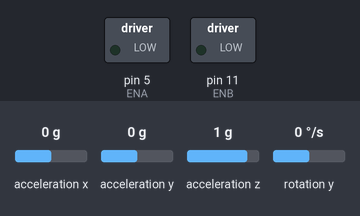
A sketch run on a simulated Arduino Uno, built with avr-gcc and run on an emulated ATmega328P. Parts: switched loads named in the sketch (green lamp = pin HIGH). Wiring (inferred from the names in the program): MPU-6050 motion sensor at I2C address 0x68. Inputs (shaded band) come from the test bench; at power-on: acceleration x 0 g, acceleration z 1 g, rotation y 0 °/s, acceleration y 0 g.

Above: at 1.2 s.
1.3 s: acceleration x set to -0.3 g
2.8 s: acceleration x set to -0.5 g
At 3.2 s:
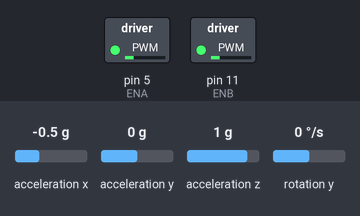
5.8 s: acceleration z set to 0 g
At 5.95 s:
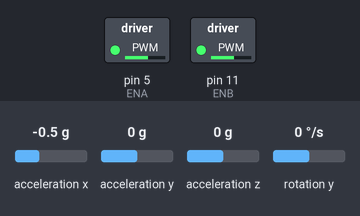
8.8 s: rotation y set to -192 °/s
At 10.7 s:
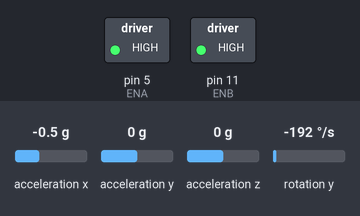
11.8 s: rotation y set to 175 °/s
14.8 s: rotation y set to 185 °/s
Timing chart, 0 to 17.8 s (numbered marks = the images above; inputs shaded):
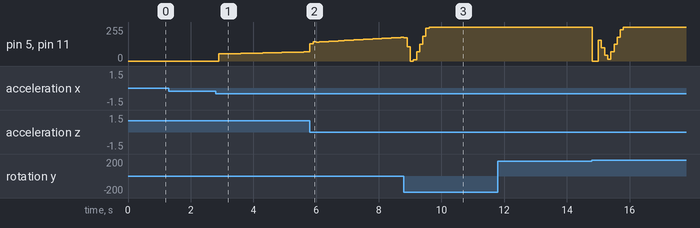

Measured:
- the behaviour switches between -0.4 and -0.5 g on acceleration x (found by bisection; images 0 and 1)
- after the input at 1.3 s, every drawn part: stays the same
- after the input at 2.8 s, pin 5 (ENA), pin 11 (ENB): 0/255 → 54/255 after 0.10 s, → 53/255 0.10 s later, → 54/255 0.10 s later, → 55/255 0.20 s later, … (18 changes in this stretch)
- after the input at 11.8 s, every drawn part: stays the same

The sketch:

main.ino
```cpp
#include <Wire.h>
#include <math.h>

#define MPU_ADDRESS 0x68
#define sign(x) (((x) > 0) - ((x) < 0))  //sign function, returns 1 if x is +ve and -1 if x is -ve

// Variables for motor driver
#define ENA 5
#define IN1 6
#define IN2 7
#define IN3 8
#define IN4 9
#define ENB 11

int16_t AccelX = 0, AccelY = 0, AccelZ = 0;  // variables to store accelerometer data
int16_t GyroX = 0, GyroY = 0, GyroZ = 0;     // variables to store gyroscope data

// offsets taken after calibration
float AccelX_offset = 0.0575, AccelY_offset = 0.0273, AccelZ_offset = -0.3565;
float GyroX_offset = -6.7757, GyroY_offset = -0.2757, GyroZ_offset = 0.2661;

float pitchAngle = 0;
float pitchAngle_accel = 0, pitchAngle_accel_filtered = 0;
float pitchAngle_gyro = 0, pitchAngle_gyro_filtered = 0;

float dTgyro = 0, currentTime = 0, lastTime = 0;

float fusion_weight = 0.4;

// Variables for PID
volatile float err = 0, last_err = 0, err_sum = 0, err_dot = 0;  // error terms
volatile float PTerm = 0, ITerm = 0, DTerm = 0;
float Kp = 5, ki = 0.5, kd = 0.125;  // PID gains
float desiredPitchAngle = 0;
volatile float pwm = 0;  //PID output

// Timer1 Variables
float dt = 0.1;
int prescaler = 64;
float preLoadValue = 65535 - (16 * pow(10, 6) * dt) / prescaler;
volatile bool timerFlag = false;

void setup() {

  noInterrupts();
  TCCR1A = 0;  //Timer1 control register A
  TCCR1B = 0;  //Timer1 control register B

  //preload Timer1
  TCNT1 = preLoadValue;

  //select prescaler
  TCCR1B |= (1 << CS10) | (1 << CS11);
  //enable Timer1 overflow interrupt
  TIMSK1 |= (1 << TOIE1);
  interrupts();

  Wire.begin();                         //Begin i2c communication
  Wire.beginTransmission(MPU_ADDRESS);  //Begin transmission with MPU6050
  Wire.write(0x6B);
  Wire.write(0x00);  //Reset MPU
  Wire.endTransmission(true);

  //Configure Accelerometer Maximum range
  Wire.beginTransmission(MPU_ADDRESS);
  Wire.write(0x1C);
  Wire.write(0x00);  // maximum range (+/-)2g
  Wire.endTransmission(true);

  //Configure Gyroscope Maximum range
  Wire.beginTransmission(MPU_ADDRESS);
  Wire.write(0x1B);
  Wire.write(0x08);  //Maximum range (+/-) 500 deg/sec
  Wire.endTransmission(true);

  Serial.begin(19200);
}

void loop() {
  //Read Accelerometer Data
  Wire.beginTransmission(MPU_ADDRESS);
  Wire.write(0x3B);
  Wire.endTransmission();
  Wire.requestFrom(MPU_ADDRESS, 6, true);

  //read from 6 consectuive registers, where each axis data is stored in 2 registers (OUT_H and OUT_L)
  float(AccelX) = ((Wire.read() << 8 | Wire.read()) / 16384.0) - AccelX_offset;
  float(AccelY) = ((Wire.read() << 8 | Wire.read()) / 16384.0) - AccelY_offset;
  float(AccelZ) = ((Wire.read() << 8 | Wire.read()) / 16384.0) - AccelZ_offset;

  // Read Gyroscope Data
  Wire.beginTransmission(MPU_ADDRESS);
  Wire.write(0x45);
  Wire.endTransmission();
  Wire.requestFrom(MPU_ADDRESS, 2, true);

  // read GyroY data only as it is the axis of rotation
  float(GyroY) = ((Wire.read() << 8 | Wire.read()) / 65.5) - GyroY_offset;

  // float(GyroX) = ((Wire.read() << 8 | Wire.read()) / 65.5) - GyroX_offset;
  // float(GyroZ) = ((Wire.read() << 8 | Wire.read()) / 65.5) - GyroZ_offset;

  //Check sensor readings

  // Serial.print("AccelX = "); Serial.print(AccelX,4); Serial.print("   ");
  // Serial.print("AccelY = "); Serial.print(AccelY,4); Serial.print("   ");
  // Serial.print("AccelZ = "); Serial.print(AccelZ,4); Serial.print("      ");

  // Serial.print("GyroX = "); Serial.print(GyroX,4); Serial.print("   ");
  // Serial.print("GyroY = "); Serial.print(GyroY,4); Serial.print("   ");
  // Serial.print("GyroZ = "); Serial.println(GyroZ,4);
  // delay(500);

  // Calculate Pitch angle (axis of rotation) using Accelerometer
  pitchAngle_accel = atan(AccelX / AccelZ) * 180 / 3.141;
  pitchAngle_accel_filtered = exp_moving_avg(pitchAngle_accel_filtered, pitchAngle_accel, 0.7);

  // Calculate Pitch angle using Gyroscope through integration
  currentTime = millis();
  dTgyro = (currentTime - lastTime) / 1000;
  pitchAngle_gyro = (pitchAngle_gyro + GyroY * dTgyro);
  lastTime = currentTime;
  // pitchAngle_gyro_filtered = exp_moving_avg(pitchAngle_gyro_filtered, pitchAngle_gyro, 0.5);

  // Fuse readings of pitch angle from Gyrscope and Accelerometer using weighted fusion
  pitchAngle = fusion_weight * pitchAngle_accel_filtered+ (1 - fusion_weight) * pitchAngle_gyro* (-1);  // *(-1) due to opposite signs between pitchAngle_accel and pitchAngle_gyro

  //Check pitch angles
  // Serial.print(90); Serial.print(" "); Serial.print(-90);Serial.print(" ");
  // Serial.print("Pitch_accel ");Serial.print(pitchAngle_accel); Serial.print(",");
  // Serial.print("Pitch_accel_filtered "); Serial.print(pitchAngle_accel_filtered);Serial.print(",");
  // Serial.print("Pitch_gyro ");  Serial.print(pitchAngle_gyro);Serial.print(",");
  // Serial.print("Pitch_gyro_filtered "); Serial.print(pitchAngle_gyro_filtered);Serial.print(",");
  // Serial.println(pitchAngle);

  if (timerFlag) {
    timerFlag = false;

    err = desiredPitchAngle - pitchAngle;
    err_dot = (err - last_err) / dt;
    err_sum = err_sum + err * dt;
    last_err = err;

    PTerm = Kp * err;
    ITerm = ki * err_sum;
    DTerm = kd * err_dot;

    if (ITerm >= 255 || ITerm <= -255) {
      ITerm = 255 * sign(ITerm);
    }
    pwm = PTerm + ITerm + DTerm;
    if (pwm >= 255 || pwm <= -255) {
      pwm = 255 * sign(pwm);
    }

    if(abs(pitchAngle)<8.5){
      pwm = 0;
      digitalWrite(IN1, LOW);
      digitalWrite(IN2, LOW);
      digitalWrite(IN3, LOW);
      digitalWrite(IN4, LOW);
    }
    if (pwm >= 0) {
      digitalWrite(IN1, HIGH);
      digitalWrite(IN2, LOW);

      digitalWrite(IN3, LOW);
      digitalWrite(IN4, HIGH);
    } else {
      digitalWrite(IN1, LOW);
      digitalWrite(IN2, HIGH);

      digitalWrite(IN3, HIGH);
      digitalWrite(IN4, LOW);
    }
    analogWrite(ENA, abs(pwm));
    analogWrite(ENB, abs(pwm));
  }
}

float exp_moving_avg(float lastAvg, float newReading, float alpha) {
  float newAvg = alpha * newReading + (1 - alpha) * lastAvg;
  return newAvg;
}

ISR(TIMER1_OVF_vect) {
  timerFlag = true;
  TCNT1 = preLoadValue;
}
```
